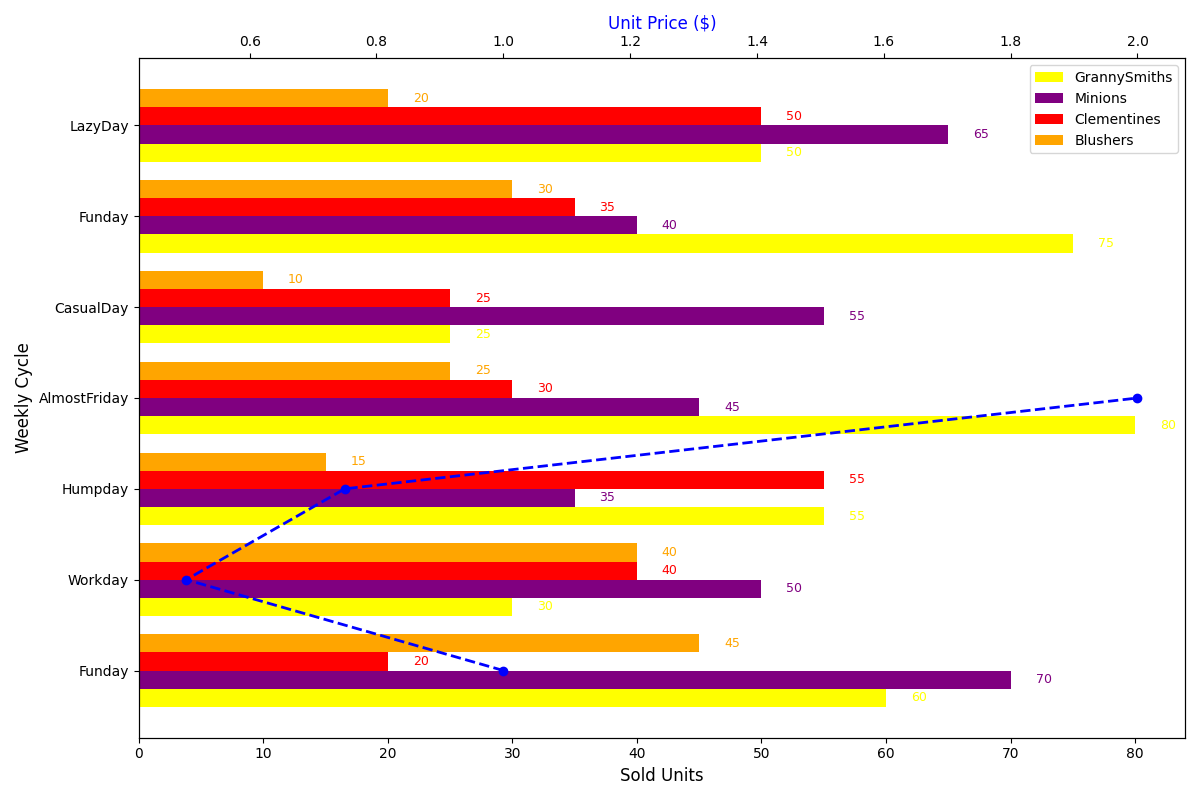

Generate this figure with Python:
import matplotlib.pyplot as plt
import numpy as np

# Data
days = ['Funday', 'Workday', 'Humpday', 'AlmostFriday', 'CasualDay', 'Funday', 'LazyDay']
fruit_types = ['GrannySmiths', 'Minions', 'Clementines', 'Blushers']

# Sales data (shuffled within each fruit group)
apples_sales = [60, 30, 55, 80, 25, 75, 50]
bananas_sales = [70, 50, 35, 45, 55, 40, 65]
oranges_sales = [20, 40, 55, 30, 25, 35, 50]
grapes_sales = [45, 40, 15, 25, 10, 30, 20]

fig, ax1 = plt.subplots(figsize=(12, 8))

# Indices for placement of bars
y_indexes = np.arange(len(days))
height = 0.2

# Horizontal bar plots with shuffled colors for each fruit type
ax1.barh(y_indexes - 1.5*height, apples_sales, height=height, color='yellow', label='GrannySmiths')
ax1.barh(y_indexes - 0.5*height, bananas_sales, height=height, color='purple', label='Minions')
ax1.barh(y_indexes + 0.5*height, oranges_sales, height=height, color='red', label='Clementines')
ax1.barh(y_indexes + 1.5*height, grapes_sales, height=height, color='orange', label='Blushers')

# Set up secondary axis for prices
ax2 = ax1.twiny()

# Prices data
fruit_prices = [1.0, 0.5, 0.75, 2.0]

# Plot fruit prices on secondary axis
ax2.plot(fruit_prices, fruit_types, 'o--', color='blue', lw=2)

# Titles and labels
ax1.set_ylabel('Weekly Cycle', fontsize=12)
ax1.set_xlabel('Sold Units', fontsize=12)
ax2.set_xlabel('Unit Price ($)', fontsize=12, color='blue')

# Customizing ticks
ax1.set_yticks(y_indexes)
ax1.set_yticklabels(days)

# Annotating each bar with the sales numbers, ensuring text colors match the new bar colors
for i, sales in enumerate(apples_sales):
    ax1.text(apples_sales[i] + 2, i - 1.5*height, f'{apples_sales[i]}', va='center', ha='left', fontsize=9, color='yellow')
for i, sales in enumerate(bananas_sales):
    ax1.text(bananas_sales[i] + 2, i - 0.5*height, f'{bananas_sales[i]}', va='center', ha='left', fontsize=9, color='purple')
for i, sales in enumerate(oranges_sales):
    ax1.text(oranges_sales[i] + 2, i + 0.5*height, f'{oranges_sales[i]}', va='center', ha='left', fontsize=9, color='red')
for i, sales in enumerate(grapes_sales):
    ax1.text(grapes_sales[i] + 2, i + 1.5*height, f'{grapes_sales[i]}', va='center', ha='left', fontsize=9, color='orange')

# Legend
ax1.legend()

plt.tight_layout()
plt.show()
